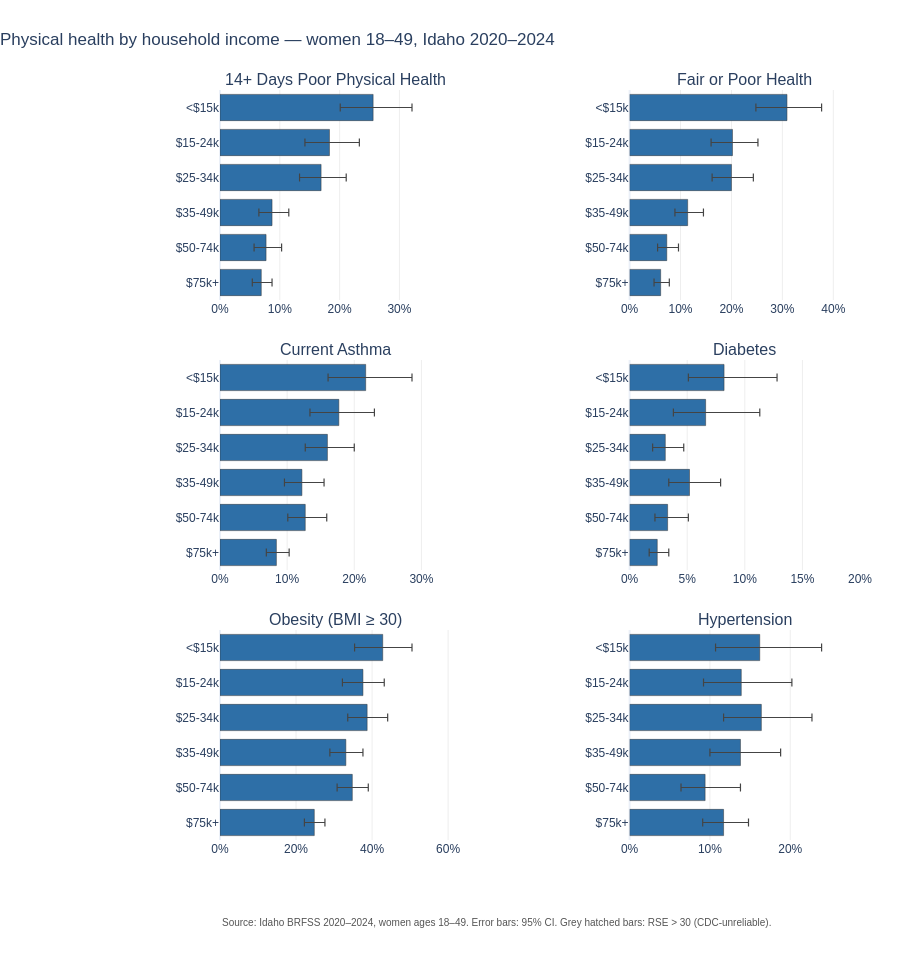

The cell this chart's notebook holds for it:
### Markdown cell above
## A3. By income

### Code cell
small_multiples(
    df, metrics=PHYS_METRICS,
    group_col='Group', group_order=INCOME_ORDER,
    filters={'Category': 'Income', 'Region': 'Statewide'},
    display_map=INCOME_DISPLAY,
    title='Physical health by household income \u2014 women 18\u201349, Idaho 2020\u20132024',
).show()

### Figure 1 — Plotly figure (JSON) as saved in the notebook; plotly's stock layout.template omitted (floating-point values rounded to 4 significant figures)
{"data": [{"customdata": ["<b>Less than $15k</b><br>25.6% (95% CI 20.1–32.1)<br>n = 282, RSE = 12", "<b>$15,000 - $24,999</b><br>18.3% (95% CI 14.2–23.3)<br>n = 590, RSE = 13", "<b>$25,000 - $34,999</b><br>16.9% (95% CI 13.3–21.1)<br>n = 658, RSE = 12", "<b>$35,000 - $49,999</b><br>8.7% (95% CI 6.5–11.5)<br>n = 720, RSE = 15", "<b>$50,000 - $74,999</b><br>7.7% (95% CI 5.7–10.3)<br>n = 861, RSE = 15", "<b>$75,000+</b><br>6.9% (95% CI 5.4–8.7)<br>n = 1790, RSE = 12"], "error_x": {"array": [6.5, 5, 4.2, 2.8, 2.6, 1.8], "arrayminus": [5.5, 4.1, 3.6, 2.2, 2, 1.5], "color": "#444", "symmetric": false, "thickness": 1.2, "type": "data", "width": 4}, "hovertemplate": "%{customdata}<extra></extra>", "marker": {"color": ["#2e6fa7", "#2e6fa7", "#2e6fa7", "#2e6fa7", "#2e6fa7", "#2e6fa7"], "line": {"color": "#333", "width": 0.5}, "pattern": {"shape": ["", "", "", "", "", ""], "size": 6, "solidity": 0.3}}, "orientation": "h", "showlegend": false, "type": "bar", "x": [25.6, 18.3, 16.9, 8.7, 7.7, 6.9], "xaxis": "x", "y": ["<$15k", "$15-24k", "$25-34k", "$35-49k", "$50-74k", "$75k+"], "yaxis": "y"}, {"customdata": ["<b>Less than $15k</b><br>30.9% (95% CI 24.8–37.7)<br>n = 289, RSE = 11", "<b>$15,000 - $24,999</b><br>20.2% (95% CI 16.0–25.2)<br>n = 603, RSE = 12", "<b>$25,000 - $34,999</b><br>20.0% (95% CI 16.2–24.3)<br>n = 669, RSE = 10", "<b>$35,000 - $49,999</b><br>11.4% (95% CI 8.9–14.5)<br>n = 726, RSE = 12", "<b>$50,000 - $74,999</b><br>7.3% (95% CI 5.5–9.6)<br>n = 876, RSE = 14", "<b>$75,000+</b><br>6.1% (95% CI 4.8–7.8)<br>n = 1805, RSE = 12"], "error_x": {"array": [6.8, 5, 4.3, 3.1, 2.3, 1.7], "arrayminus": [6.1, 4.2, 3.8, 2.5, 1.8, 1.3], "color": "#444", "symmetric": false, "thickness": 1.2, "type": "data", "width": 4}, "hovertemplate": "%{customdata}<extra></extra>", "marker": {"color": ["#2e6fa7", "#2e6fa7", "#2e6fa7", "#2e6fa7", "#2e6fa7", "#2e6fa7"], "line": {"color": "#333", "width": 0.5}, "pattern": {"shape": ["", "", "", "", "", ""], "size": 6, "solidity": 0.3}}, "orientation": "h", "showlegend": false, "type": "bar", "x": [30.9, 20.2, 20.0, 11.4, 7.3, 6.1], "xaxis": "x2", "y": ["<$15k", "$15-24k", "$25-34k", "$35-49k", "$50-74k", "$75k+"], "yaxis": "y2"}, {"customdata": ["<b>Less than $15k</b><br>21.7% (95% CI 16.1–28.6)<br>n = 284, RSE = 15", "<b>$15,000 - $24,999</b><br>17.7% (95% CI 13.4–23.0)<br>n = 599, RSE = 14", "<b>$25,000 - $34,999</b><br>16.0% (95% CI 12.7–20.0)<br>n = 663, RSE = 12", "<b>$35,000 - $49,999</b><br>12.2% (95% CI 9.6–15.5)<br>n = 720, RSE = 12", "<b>$50,000 - $74,999</b><br>12.7% (95% CI 10.1–15.9)<br>n = 868, RSE = 12", "<b>$75,000+</b><br>8.4% (95% CI 6.9–10.3)<br>n = 1799, RSE = 10"], "error_x": {"array": [6.9, 5.3, 4, 3.3, 3.2, 1.9], "arrayminus": [5.6, 4.3, 3.3, 2.6, 2.6, 1.5], "color": "#444", "symmetric": false, "thickness": 1.2, "type": "data", "width": 4}, "hovertemplate": "%{customdata}<extra></extra>", "marker": {"color": ["#2e6fa7", "#2e6fa7", "#2e6fa7", "#2e6fa7", "#2e6fa7", "#2e6fa7"], "line": {"color": "#333", "width": 0.5}, "pattern": {"shape": ["", "", "", "", "", ""], "size": 6, "solidity": 0.3}}, "orientation": "h", "showlegend": false, "type": "bar", "x": [21.7, 17.7, 16.0, 12.2, 12.7, 8.4], "xaxis": "x3", "y": ["<$15k", "$15-24k", "$25-34k", "$35-49k", "$50-74k", "$75k+"], "yaxis": "y3"}, {"customdata": ["<b>Less than $15k</b><br>8.2% (95% CI 5.1–12.8)<br>n = 287, RSE = 23", "<b>$15,000 - $24,999</b><br>6.6% (95% CI 3.8–11.3)<br>n = 603, RSE = 28", "<b>$25,000 - $34,999</b><br>3.1% (95% CI 2.0–4.7)<br>n = 670, RSE = 21", "<b>$35,000 - $49,999</b><br>5.2% (95% CI 3.4–7.9)<br>n = 726, RSE = 21", "<b>$50,000 - $74,999</b><br>3.3% (95% CI 2.2–5.1)<br>n = 875, RSE = 22", "<b>$75,000+</b><br>2.4% (95% CI 1.7–3.4)<br>n = 1807, RSE = 18"], "error_x": {"array": [4.6, 4.7, 1.6, 2.7, 1.8, 1], "arrayminus": [3.1, 2.8, 1.1, 1.8, 1.1, 0.7], "color": "#444", "symmetric": false, "thickness": 1.2, "type": "data", "width": 4}, "hovertemplate": "%{customdata}<extra></extra>", "marker": {"color": ["#2e6fa7", "#2e6fa7", "#2e6fa7", "#2e6fa7", "#2e6fa7", "#2e6fa7"], "line": {"color": "#333", "width": 0.5}, "pattern": {"shape": ["", "", "", "", "", ""], "size": 6, "solidity": 0.3}}, "orientation": "h", "showlegend": false, "type": "bar", "x": [8.2, 6.6, 3.1, 5.2, 3.3, 2.4], "xaxis": "x4", "y": ["<$15k", "$15-24k", "$25-34k", "$35-49k", "$50-74k", "$75k+"], "yaxis": "y4"}, {"customdata": ["<b>Less than $15k</b><br>42.8% (95% CI 35.4–50.5)<br>n = 251, RSE = 9", "<b>$15,000 - $24,999</b><br>37.6% (95% CI 32.2–43.2)<br>n = 535, RSE = 8", "<b>$25,000 - $34,999</b><br>38.7% (95% CI 33.6–44.1)<br>n = 599, RSE = 7", "<b>$35,000 - $49,999</b><br>33.1% (95% CI 28.9–37.6)<br>n = 657, RSE = 7", "<b>$50,000 - $74,999</b><br>34.8% (95% CI 30.8–39.0)<br>n = 798, RSE = 6", "<b>$75,000+</b><br>24.8% (95% CI 22.2–27.6)<br>n = 1638, RSE = 6"], "error_x": {"array": [7.7, 5.6, 5.4, 4.5, 4.2, 2.8], "arrayminus": [7.4, 5.4, 5.1, 4.2, 4.0, 2.6], "color": "#444", "symmetric": false, "thickness": 1.2, "type": "data", "width": 4}, "hovertemplate": "%{customdata}<extra></extra>", "marker": {"color": ["#2e6fa7", "#2e6fa7", "#2e6fa7", "#2e6fa7", "#2e6fa7", "#2e6fa7"], "line": {"color": "#333", "width": 0.5}, "pattern": {"shape": ["", "", "", "", "", ""], "size": 6, "solidity": 0.3}}, "orientation": "h", "showlegend": false, "type": "bar", "x": [42.8, 37.6, 38.7, 33.1, 34.8, 24.8], "xaxis": "x5", "y": ["<$15k", "$15-24k", "$25-34k", "$35-49k", "$50-74k", "$75k+"], "yaxis": "y5"}, {"customdata": ["<b>Less than $15k</b><br>16.2% (95% CI 10.7–23.9)<br>n = 137, RSE = 21", "<b>$15,000 - $24,999</b><br>13.9% (95% CI 9.2–20.2)<br>n = 246, RSE = 20", "<b>$25,000 - $34,999</b><br>16.4% (95% CI 11.7–22.7)<br>n = 339, RSE = 17", "<b>$35,000 - $49,999</b><br>13.8% (95% CI 10.0–18.8)<br>n = 337, RSE = 16", "<b>$50,000 - $74,999</b><br>9.4% (95% CI 6.4–13.8)<br>n = 379, RSE = 20", "<b>$75,000+</b><br>11.7% (95% CI 9.1–14.8)<br>n = 830, RSE = 12"], "error_x": {"array": [7.7, 6.3, 6.3, 5, 4.4, 3.1], "arrayminus": [5.5, 4.7, 4.7, 3.8, 3, 2.6], "color": "#444", "symmetric": false, "thickness": 1.2, "type": "data", "width": 4}, "hovertemplate": "%{customdata}<extra></extra>", "marker": {"color": ["#2e6fa7", "#2e6fa7", "#2e6fa7", "#2e6fa7", "#2e6fa7", "#2e6fa7"], "line": {"color": "#333", "width": 0.5}, "pattern": {"shape": ["", "", "", "", "", ""], "size": 6, "solidity": 0.3}}, "orientation": "h", "showlegend": false, "type": "bar", "x": [16.2, 13.9, 16.4, 13.8, 9.4, 11.7], "xaxis": "x6", "y": ["<$15k", "$15-24k", "$25-34k", "$35-49k", "$50-74k", "$75k+"], "yaxis": "y6"}], "layout": {"annotations": [{"font": {"size": 16}, "showarrow": false, "text": "14+ Days Poor Physical Health", "x": 0.18, "xanchor": "center", "xref": "paper", "y": 1, "yanchor": "bottom", "yref": "paper"}, {"font": {"size": 16}, "showarrow": false, "text": "Fair or Poor Health", "x": 0.82, "xanchor": "center", "xref": "paper", "y": 1, "yanchor": "bottom", "yref": "paper"}, {"font": {"size": 16}, "showarrow": false, "text": "Current Asthma", "x": 0.18, "xanchor": "center", "xref": "paper", "y": 0.64, "yanchor": "bottom", "yref": "paper"}, {"font": {"size": 16}, "showarrow": false, "text": "Diabetes", "x": 0.82, "xanchor": "center", "xref": "paper", "y": 0.64, "yanchor": "bottom", "yref": "paper"}, {"font": {"size": 16}, "showarrow": false, "text": "Obesity (BMI ≥ 30)", "x": 0.18, "xanchor": "center", "xref": "paper", "y": 0.28, "yanchor": "bottom", "yref": "paper"}, {"font": {"size": 16}, "showarrow": false, "text": "Hypertension", "x": 0.82, "xanchor": "center", "xref": "paper", "y": 0.28, "yanchor": "bottom", "yref": "paper"}, {"font": {"color": "#555", "size": 10}, "showarrow": false, "text": "Source: Idaho BRFSS 2020–2024, women ages 18–49. Error bars: 95% CI. Grey hatched bars: RSE > 30 (CDC-unreliable).", "x": 0, "xanchor": "left", "xref": "paper", "y": -0.12, "yref": "paper"}], "bargap": 0.25, "font": {"family": "Helvetica, Arial, sans-serif", "size": 12}, "height": 980, "margin": {"b": 140, "l": 220, "r": 40, "t": 90}, "title": {"text": "Physical health by household income — women 18–49, Idaho 2020–2024", "x": 0, "xanchor": "left"}, "xaxis": {"anchor": "y", "domain": [0, 0.36], "gridcolor": "#eee", "range": [0, 38.52], "ticksuffix": "%"}, "xaxis2": {"anchor": "y2", "domain": [0.64, 1], "gridcolor": "#eee", "range": [0, 45.24], "ticksuffix": "%"}, "xaxis3": {"anchor": "y3", "domain": [0, 0.36], "gridcolor": "#eee", "range": [0, 34.32], "ticksuffix": "%"}, "xaxis4": {"anchor": "y4", "domain": [0.64, 1], "gridcolor": "#eee", "range": [0, 20], "ticksuffix": "%"}, "xaxis5": {"anchor": "y5", "domain": [0, 0.36], "gridcolor": "#eee", "range": [0, 60.6], "ticksuffix": "%"}, "xaxis6": {"anchor": "y6", "domain": [0.64, 1], "gridcolor": "#eee", "range": [0, 28.68], "ticksuffix": "%"}, "yaxis": {"anchor": "x", "autorange": "reversed", "categoryarray": ["<$15k", "$15-24k", "$25-34k", "$35-49k", "$50-74k", "$75k+"], "categoryorder": "array", "domain": [0.72, 1]}, "yaxis2": {"anchor": "x2", "autorange": "reversed", "categoryarray": ["<$15k", "$15-24k", "$25-34k", "$35-49k", "$50-74k", "$75k+"], "categoryorder": "array", "domain": [0.72, 1]}, "yaxis3": {"anchor": "x3", "autorange": "reversed", "categoryarray": ["<$15k", "$15-24k", "$25-34k", "$35-49k", "$50-74k", "$75k+"], "categoryorder": "array", "domain": [0.36, 0.64]}, "yaxis4": {"anchor": "x4", "autorange": "reversed", "categoryarray": ["<$15k", "$15-24k", "$25-34k", "$35-49k", "$50-74k", "$75k+"], "categoryorder": "array", "domain": [0.36, 0.64]}, "yaxis5": {"anchor": "x5", "autorange": "reversed", "categoryarray": ["<$15k", "$15-24k", "$25-34k", "$35-49k", "$50-74k", "$75k+"], "categoryorder": "array", "domain": [0, 0.28]}, "yaxis6": {"anchor": "x6", "autorange": "reversed", "categoryarray": ["<$15k", "$15-24k", "$25-34k", "$35-49k", "$50-74k", "$75k+"], "categoryorder": "array", "domain": [0, 0.28]}}}
